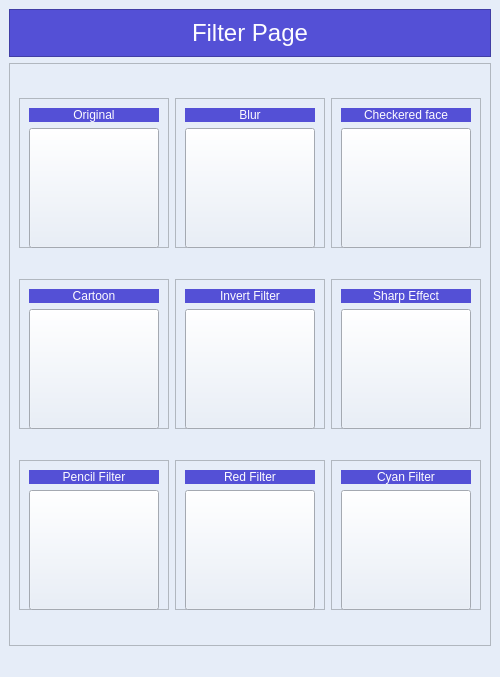
<?xml version="1.0" encoding="UTF-8"?>
<ui version="4.0">
 <class>MainWindow</class>
 <widget class="QMainWindow" name="MainWindow">
  <property name="geometry">
   <rect>
    <x>0</x>
    <y>0</y>
    <width>500</width>
    <height>677</height>
   </rect>
  </property>
  <property name="windowTitle">
   <string>Filter Window</string>
  </property>
  <property name="styleSheet">
   <string notr="true">background-color: rgb(230, 237, 248);</string>
  </property>
  <widget class="QWidget" name="centralwidget">
   <layout class="QVBoxLayout" name="verticalLayout_2">
    <item>
     <widget class="QFrame" name="frame">
      <property name="sizePolicy">
       <sizepolicy hsizetype="Preferred" vsizetype="Maximum">
        <horstretch>0</horstretch>
        <verstretch>0</verstretch>
       </sizepolicy>
      </property>
      <property name="styleSheet">
       <string notr="true">background-color: rgb(84, 80, 214);
color: rgb(253, 252, 255);</string>
      </property>
      <property name="frameShape">
       <enum>QFrame::StyledPanel</enum>
      </property>
      <property name="frameShadow">
       <enum>QFrame::Raised</enum>
      </property>
      <layout class="QVBoxLayout" name="verticalLayout">
       <item>
        <widget class="QLabel" name="label">
         <property name="font">
          <font>
           <pointsize>18</pointsize>
          </font>
         </property>
         <property name="text">
          <string>Filter Page</string>
         </property>
         <property name="alignment">
          <set>Qt::AlignCenter</set>
         </property>
        </widget>
       </item>
      </layout>
     </widget>
    </item>
    <item>
     <widget class="QFrame" name="frame_12">
      <property name="frameShape">
       <enum>QFrame::StyledPanel</enum>
      </property>
      <property name="frameShadow">
       <enum>QFrame::Raised</enum>
      </property>
      <layout class="QGridLayout" name="gridLayout">
       <item row="1" column="2">
        <widget class="QFrame" name="frame_7">
         <property name="minimumSize">
          <size>
           <width>150</width>
           <height>150</height>
          </size>
         </property>
         <property name="maximumSize">
          <size>
           <width>150</width>
           <height>150</height>
          </size>
         </property>
         <property name="frameShape">
          <enum>QFrame::StyledPanel</enum>
         </property>
         <property name="frameShadow">
          <enum>QFrame::Raised</enum>
         </property>
         <layout class="QVBoxLayout" name="verticalLayout_8">
          <item>
           <widget class="QLabel" name="label_7">
            <property name="sizePolicy">
             <sizepolicy hsizetype="Preferred" vsizetype="Maximum">
              <horstretch>0</horstretch>
              <verstretch>0</verstretch>
             </sizepolicy>
            </property>
            <property name="styleSheet">
             <string notr="true">background-color: rgb(84, 80, 214);
color: rgb(253, 252, 255);</string>
            </property>
            <property name="text">
             <string>Sharp Effect</string>
            </property>
            <property name="alignment">
             <set>Qt::AlignCenter</set>
            </property>
           </widget>
          </item>
          <item>
           <widget class="QPushButton" name="sharp_btn">
            <property name="minimumSize">
             <size>
              <width>120</width>
              <height>120</height>
             </size>
            </property>
            <property name="maximumSize">
             <size>
              <width>150</width>
              <height>150</height>
             </size>
            </property>
            <property name="text">
             <string/>
            </property>
           </widget>
          </item>
         </layout>
        </widget>
       </item>
       <item row="2" column="1">
        <widget class="QFrame" name="frame_9">
         <property name="minimumSize">
          <size>
           <width>150</width>
           <height>150</height>
          </size>
         </property>
         <property name="maximumSize">
          <size>
           <width>150</width>
           <height>150</height>
          </size>
         </property>
         <property name="frameShape">
          <enum>QFrame::StyledPanel</enum>
         </property>
         <property name="frameShadow">
          <enum>QFrame::Raised</enum>
         </property>
         <layout class="QVBoxLayout" name="verticalLayout_10">
          <item>
           <widget class="QLabel" name="label_9">
            <property name="sizePolicy">
             <sizepolicy hsizetype="Preferred" vsizetype="Maximum">
              <horstretch>0</horstretch>
              <verstretch>0</verstretch>
             </sizepolicy>
            </property>
            <property name="styleSheet">
             <string notr="true">background-color: rgb(84, 80, 214);
color: rgb(253, 252, 255);</string>
            </property>
            <property name="text">
             <string>Red Filter</string>
            </property>
            <property name="alignment">
             <set>Qt::AlignCenter</set>
            </property>
           </widget>
          </item>
          <item>
           <widget class="QPushButton" name="red_btn">
            <property name="minimumSize">
             <size>
              <width>120</width>
              <height>120</height>
             </size>
            </property>
            <property name="maximumSize">
             <size>
              <width>150</width>
              <height>150</height>
             </size>
            </property>
            <property name="text">
             <string/>
            </property>
           </widget>
          </item>
         </layout>
        </widget>
       </item>
       <item row="0" column="1">
        <widget class="QFrame" name="frame_3">
         <property name="minimumSize">
          <size>
           <width>150</width>
           <height>150</height>
          </size>
         </property>
         <property name="maximumSize">
          <size>
           <width>150</width>
           <height>150</height>
          </size>
         </property>
         <property name="frameShape">
          <enum>QFrame::StyledPanel</enum>
         </property>
         <property name="frameShadow">
          <enum>QFrame::Raised</enum>
         </property>
         <layout class="QVBoxLayout" name="verticalLayout_4">
          <item>
           <widget class="QLabel" name="label_3">
            <property name="sizePolicy">
             <sizepolicy hsizetype="Preferred" vsizetype="Maximum">
              <horstretch>0</horstretch>
              <verstretch>0</verstretch>
             </sizepolicy>
            </property>
            <property name="styleSheet">
             <string notr="true">background-color: rgb(84, 80, 214);
color: rgb(253, 252, 255);</string>
            </property>
            <property name="text">
             <string>Blur</string>
            </property>
            <property name="alignment">
             <set>Qt::AlignCenter</set>
            </property>
           </widget>
          </item>
          <item>
           <widget class="QPushButton" name="blur_btn">
            <property name="minimumSize">
             <size>
              <width>120</width>
              <height>120</height>
             </size>
            </property>
            <property name="maximumSize">
             <size>
              <width>150</width>
              <height>150</height>
             </size>
            </property>
            <property name="text">
             <string/>
            </property>
           </widget>
          </item>
         </layout>
        </widget>
       </item>
       <item row="0" column="2">
        <widget class="QFrame" name="frame_4">
         <property name="minimumSize">
          <size>
           <width>150</width>
           <height>150</height>
          </size>
         </property>
         <property name="maximumSize">
          <size>
           <width>150</width>
           <height>150</height>
          </size>
         </property>
         <property name="frameShape">
          <enum>QFrame::StyledPanel</enum>
         </property>
         <property name="frameShadow">
          <enum>QFrame::Raised</enum>
         </property>
         <layout class="QVBoxLayout" name="verticalLayout_5">
          <item>
           <widget class="QLabel" name="checkered_label">
            <property name="sizePolicy">
             <sizepolicy hsizetype="Preferred" vsizetype="Maximum">
              <horstretch>0</horstretch>
              <verstretch>0</verstretch>
             </sizepolicy>
            </property>
            <property name="styleSheet">
             <string notr="true">background-color: rgb(84, 80, 214);
color: rgb(253, 252, 255);</string>
            </property>
            <property name="text">
             <string>Checkered face</string>
            </property>
            <property name="alignment">
             <set>Qt::AlignCenter</set>
            </property>
           </widget>
          </item>
          <item>
           <widget class="QPushButton" name="checkered_btn">
            <property name="minimumSize">
             <size>
              <width>120</width>
              <height>120</height>
             </size>
            </property>
            <property name="maximumSize">
             <size>
              <width>150</width>
              <height>150</height>
             </size>
            </property>
            <property name="text">
             <string/>
            </property>
           </widget>
          </item>
         </layout>
        </widget>
       </item>
       <item row="2" column="2">
        <widget class="QFrame" name="frame_10">
         <property name="minimumSize">
          <size>
           <width>150</width>
           <height>150</height>
          </size>
         </property>
         <property name="maximumSize">
          <size>
           <width>150</width>
           <height>150</height>
          </size>
         </property>
         <property name="frameShape">
          <enum>QFrame::StyledPanel</enum>
         </property>
         <property name="frameShadow">
          <enum>QFrame::Raised</enum>
         </property>
         <layout class="QVBoxLayout" name="verticalLayout_11">
          <item>
           <widget class="QLabel" name="label_10">
            <property name="sizePolicy">
             <sizepolicy hsizetype="Preferred" vsizetype="Maximum">
              <horstretch>0</horstretch>
              <verstretch>0</verstretch>
             </sizepolicy>
            </property>
            <property name="styleSheet">
             <string notr="true">background-color: rgb(84, 80, 214);
color: rgb(253, 252, 255);</string>
            </property>
            <property name="text">
             <string>Cyan Filter</string>
            </property>
            <property name="alignment">
             <set>Qt::AlignCenter</set>
            </property>
           </widget>
          </item>
          <item>
           <widget class="QPushButton" name="cyan_btn">
            <property name="minimumSize">
             <size>
              <width>120</width>
              <height>120</height>
             </size>
            </property>
            <property name="maximumSize">
             <size>
              <width>150</width>
              <height>150</height>
             </size>
            </property>
            <property name="text">
             <string/>
            </property>
           </widget>
          </item>
         </layout>
        </widget>
       </item>
       <item row="2" column="0">
        <widget class="QFrame" name="frame_8">
         <property name="minimumSize">
          <size>
           <width>150</width>
           <height>150</height>
          </size>
         </property>
         <property name="maximumSize">
          <size>
           <width>150</width>
           <height>150</height>
          </size>
         </property>
         <property name="frameShape">
          <enum>QFrame::StyledPanel</enum>
         </property>
         <property name="frameShadow">
          <enum>QFrame::Raised</enum>
         </property>
         <layout class="QVBoxLayout" name="verticalLayout_9">
          <item>
           <widget class="QLabel" name="label_8">
            <property name="sizePolicy">
             <sizepolicy hsizetype="Preferred" vsizetype="Maximum">
              <horstretch>0</horstretch>
              <verstretch>0</verstretch>
             </sizepolicy>
            </property>
            <property name="styleSheet">
             <string notr="true">background-color: rgb(84, 80, 214);
color: rgb(253, 252, 255);</string>
            </property>
            <property name="text">
             <string>Pencil Filter</string>
            </property>
            <property name="alignment">
             <set>Qt::AlignCenter</set>
            </property>
           </widget>
          </item>
          <item>
           <widget class="QPushButton" name="pencil_btn">
            <property name="minimumSize">
             <size>
              <width>120</width>
              <height>120</height>
             </size>
            </property>
            <property name="maximumSize">
             <size>
              <width>150</width>
              <height>150</height>
             </size>
            </property>
            <property name="text">
             <string/>
            </property>
           </widget>
          </item>
         </layout>
        </widget>
       </item>
       <item row="1" column="1">
        <widget class="QFrame" name="frame_6">
         <property name="minimumSize">
          <size>
           <width>150</width>
           <height>150</height>
          </size>
         </property>
         <property name="maximumSize">
          <size>
           <width>150</width>
           <height>150</height>
          </size>
         </property>
         <property name="frameShape">
          <enum>QFrame::StyledPanel</enum>
         </property>
         <property name="frameShadow">
          <enum>QFrame::Raised</enum>
         </property>
         <layout class="QVBoxLayout" name="verticalLayout_7">
          <item>
           <widget class="QLabel" name="label_6">
            <property name="sizePolicy">
             <sizepolicy hsizetype="Preferred" vsizetype="Maximum">
              <horstretch>0</horstretch>
              <verstretch>0</verstretch>
             </sizepolicy>
            </property>
            <property name="styleSheet">
             <string notr="true">background-color: rgb(84, 80, 214);
color: rgb(253, 252, 255);</string>
            </property>
            <property name="text">
             <string>Invert Filter</string>
            </property>
            <property name="alignment">
             <set>Qt::AlignCenter</set>
            </property>
           </widget>
          </item>
          <item>
           <widget class="QPushButton" name="invert_btn">
            <property name="minimumSize">
             <size>
              <width>120</width>
              <height>120</height>
             </size>
            </property>
            <property name="maximumSize">
             <size>
              <width>150</width>
              <height>150</height>
             </size>
            </property>
            <property name="text">
             <string/>
            </property>
           </widget>
          </item>
         </layout>
        </widget>
       </item>
       <item row="0" column="0">
        <widget class="QFrame" name="frame_2">
         <property name="minimumSize">
          <size>
           <width>150</width>
           <height>150</height>
          </size>
         </property>
         <property name="maximumSize">
          <size>
           <width>150</width>
           <height>150</height>
          </size>
         </property>
         <property name="frameShape">
          <enum>QFrame::StyledPanel</enum>
         </property>
         <property name="frameShadow">
          <enum>QFrame::Raised</enum>
         </property>
         <layout class="QVBoxLayout" name="verticalLayout_3">
          <item>
           <widget class="QLabel" name="label_2">
            <property name="sizePolicy">
             <sizepolicy hsizetype="Preferred" vsizetype="Maximum">
              <horstretch>0</horstretch>
              <verstretch>0</verstretch>
             </sizepolicy>
            </property>
            <property name="styleSheet">
             <string notr="true">background-color: rgb(84, 80, 214);
color: rgb(253, 252, 255);</string>
            </property>
            <property name="text">
             <string>Original</string>
            </property>
            <property name="alignment">
             <set>Qt::AlignCenter</set>
            </property>
           </widget>
          </item>
          <item>
           <widget class="QPushButton" name="original_btn">
            <property name="minimumSize">
             <size>
              <width>120</width>
              <height>120</height>
             </size>
            </property>
            <property name="maximumSize">
             <size>
              <width>150</width>
              <height>150</height>
             </size>
            </property>
            <property name="text">
             <string/>
            </property>
           </widget>
          </item>
         </layout>
        </widget>
       </item>
       <item row="1" column="0">
        <widget class="QFrame" name="frame_5">
         <property name="minimumSize">
          <size>
           <width>150</width>
           <height>150</height>
          </size>
         </property>
         <property name="maximumSize">
          <size>
           <width>150</width>
           <height>150</height>
          </size>
         </property>
         <property name="frameShape">
          <enum>QFrame::StyledPanel</enum>
         </property>
         <property name="frameShadow">
          <enum>QFrame::Raised</enum>
         </property>
         <layout class="QVBoxLayout" name="verticalLayout_6">
          <item>
           <widget class="QLabel" name="label_5">
            <property name="sizePolicy">
             <sizepolicy hsizetype="Preferred" vsizetype="Maximum">
              <horstretch>0</horstretch>
              <verstretch>0</verstretch>
             </sizepolicy>
            </property>
            <property name="styleSheet">
             <string notr="true">background-color: rgb(84, 80, 214);
color: rgb(253, 252, 255);</string>
            </property>
            <property name="text">
             <string>Cartoon</string>
            </property>
            <property name="alignment">
             <set>Qt::AlignCenter</set>
            </property>
           </widget>
          </item>
          <item>
           <widget class="QPushButton" name="cartoon_btn">
            <property name="minimumSize">
             <size>
              <width>120</width>
              <height>120</height>
             </size>
            </property>
            <property name="maximumSize">
             <size>
              <width>150</width>
              <height>150</height>
             </size>
            </property>
            <property name="text">
             <string/>
            </property>
           </widget>
          </item>
         </layout>
        </widget>
       </item>
      </layout>
     </widget>
    </item>
   </layout>
  </widget>
  <widget class="QMenuBar" name="menubar">
   <property name="geometry">
    <rect>
     <x>0</x>
     <y>0</y>
     <width>500</width>
     <height>22</height>
    </rect>
   </property>
  </widget>
  <widget class="QStatusBar" name="statusbar"/>
 </widget>
 <resources/>
 <connections/>
</ui>
